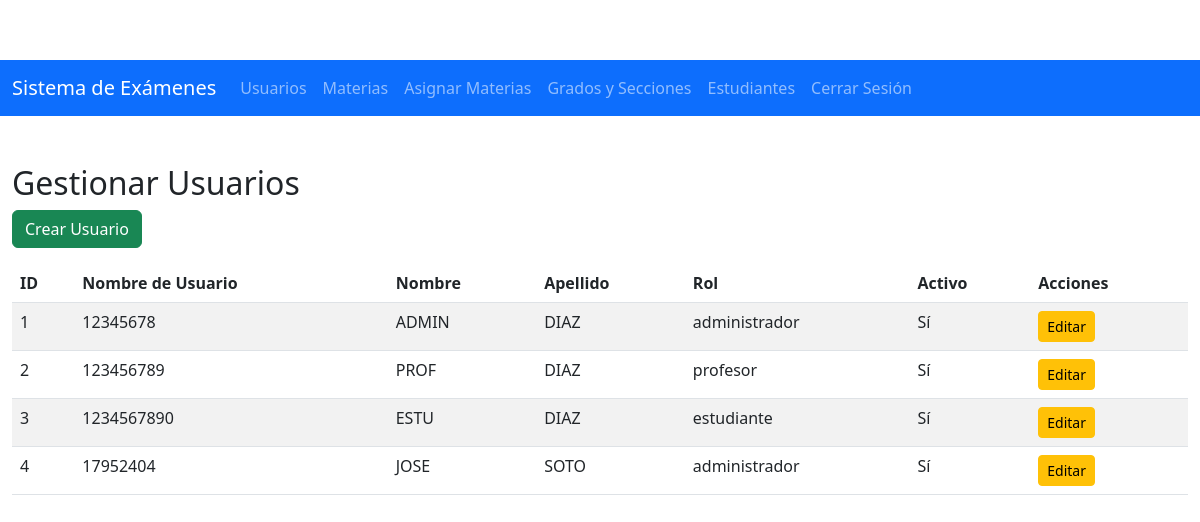
Before: /gestion_usuarios.php (signed in) with the older database file.
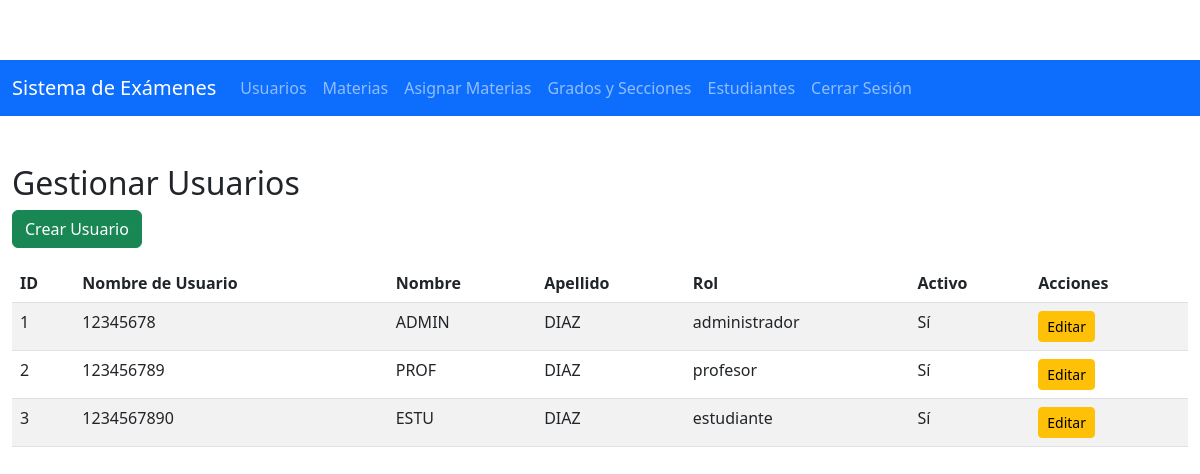
After: the same page with the newer database file.
### tables this page shows
CREATE TABLE `usuarios` (
  `id_usuario` int(11) NOT NULL,
  `nombre_usuario` varchar(100) NOT NULL,
  `contrasena_hash` varchar(255) NOT NULL,
  `id_rol` int(11) NOT NULL,
  `primer_nombre` varchar(50) NOT NULL,
  `segundo_nombre` varchar(50) DEFAULT NULL,
  `primer_apellido` varchar(50) NOT NULL,
  `segundo_apellido` varchar(50) DEFAULT NULL,
  `fecha_nacimiento` date NOT NULL,
  `correo` varchar(100) NOT NULL,
  `telefono` varchar(15) DEFAULT NULL,
  `activo` tinyint(1) NOT NULL DEFAULT 1
);

CREATE TABLE `roles` (
  `id_rol` int(11) NOT NULL,
  `nombre_rol` varchar(50) NOT NULL,
  `descripcion` varchar(255) NOT NULL
);

### includes/auth.php (called while the page is built, shortened)
<?php
function isLoggedIn() {
    return isset($_SESSION['id_usuario']);
}
function isAdmin() {
    return isLoggedIn() && $_SESSION['rol'] === 'administrador';
}
?>

### gestion_usuarios.php (the view, shortened to what this page needs)
<?php
require_once 'includes/auth.php';
require_once 'includes/db.php';
require_once 'includes/menu.php';
$stmt = $pdo->query("SELECT u.id_usuario, u.nombre_usuario, u.primer_nombre, u.primer_apellido, r.nombre_rol AS rol, u.activo
                     FROM usuarios u
                     JOIN roles r ON u.id_rol = r.id_rol");
$usuarios = $stmt->fetchAll(PDO::FETCH_ASSOC);
mostrarMenu();
?>
<!DOCTYPE html>
<html lang="es">
<head>
    <link href="https://cdn.jsdelivr.net/npm/bootstrap@5.3.0-alpha1/dist/css/bootstrap.min.css" rel="stylesheet">
    <link rel="stylesheet" href="css/styles.css">
</head>
<body>
    <div class="container mt-5">
        <h2>Gestionar Usuarios</h2>
        <a href="crear_usuario.php" class="btn btn-success mb-3">Crear Usuario</a>
        <table class="table table-striped">
            <thead>
                <tr>
                    <th>ID</th>
                    <th>Nombre de Usuario</th>
                    <th>Nombre</th>
                    <th>Apellido</th>
                    <th>Rol</th>
                    <th>Activo</th>
                    <th>Acciones</th>
                </tr>
            </thead>
            <tbody>
                <?php foreach ($usuarios as $usuario): ?>
                    <tr>
                        <td><?php echo $usuario['id_usuario']; ?></td>
                        <td><?php echo $usuario['nombre_usuario']; ?></td>
                        <td><?php echo $usuario['primer_nombre']; ?></td>
                        <td><?php echo $usuario['primer_apellido']; ?></td>
                        <td><?php echo $usuario['rol']; ?></td>
                        <td><?php echo $usuario['activo'] ? 'Sí' : 'No'; ?></td>
                        <td>
                            <a href="editar_usuario.php?id=<?php echo $usuario['id_usuario']; ?>" class="btn btn-sm btn-warning">Editar</a>
                        </td>
                    </tr>
                <?php endforeach; ?>
            </tbody>
        </table>
    </div>
</body>
</html>

### includes/menu.php (shortened to what this page needs)
<?php
require_once 'auth.php';
function mostrarMenu() {
    echo '<nav class="navbar navbar-expand-lg navbar-dark bg-primary">';
    echo '<div class="container-fluid">';
    echo '<a class="navbar-brand" href="dashboard.php">Sistema de Exámenes</a>';
    echo '<div class="collapse navbar-collapse" id="navbarNav">';
    echo '<ul class="navbar-nav">';
    if (isAdmin()) {
        echo '<li class="nav-item"><a class="nav-link" href="gestion_usuarios.php">Usuarios</a></li>';
        echo '<li class="nav-item"><a class="nav-link" href="gestion_materias.php">Materias</a></li>';
        echo '<li class="nav-item"><a class="nav-link" href="asignar_materias.php">Asignar Materias</a></li>';
        echo '<li class="nav-item"><a class="nav-link" href="gestion_grados_secciones.php">Grados y Secciones</a></li>';
        echo '<li class="nav-item"><a class="nav-link" href="gestion_estudiantes.php">Estudiantes</a></li>';
    }
    echo '<li class="nav-item"><a class="nav-link" href="logout.php">Cerrar Sesión</a></li>';
    echo '</ul>';
    echo '</div>';
    echo '</div>';
    echo '</nav>';
}
?>

### css/styles.css (style rules this page uses)
body { padding-top: 60px; }
.container { max-width: 1200px; }

Changed rows visible on the page:
removed usuarios: id_usuario "4", nombre_usuario "17952404", primer_nombre "JOSE", primer_apellido "SOTO", id_rol.nombre_rol "administrador", activo "Sí"
